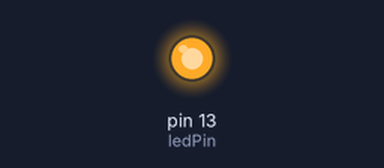
A sketch run on a simulated Arduino Uno, built with avr-gcc and run on an emulated ATmega328P. On the bench: output pins drawn as LEDs (lit = HIGH).

Above: at 0.9 s.
At 3.6 s:
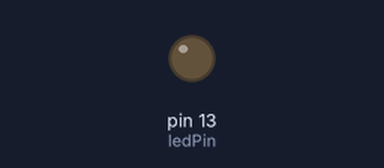
Timing chart, 0 to 4.1 s (numbered marks = the images above):
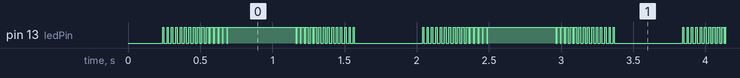

Measured:
- by itself, pin 13 (ledPin): repeats every 1.8 s: HIGH 0.47 s, 14 × (LOW 0.01 s, HIGH 0.02 s), LOW 0.47 s, 15 × (HIGH 0.01 s, LOW 0.02 s)

The sketch:

Smooth_flashing.ino
```cpp
// пин для встроенного светодиода (13 на Arduino UNO)
int ledPin = 13;
// начальная яркость
int brightness = 0;
// величина изменения яркости
int fadeAmount = 1;

void setup() {
  pinMode(ledPin, OUTPUT);
}

void loop() {
  megay();
}

void megay() {
  // включаем светодиод
  digitalWrite(ledPin, HIGH);
  // ждем в течение времени, равного текущей яркости
  delay(brightness);
  // выключаем светодиод
  digitalWrite(ledPin, LOW);
  // ждем оставшееся время
  delay(30 - brightness);
  // изменяем яркость
  brightness = brightness + fadeAmount;
  // если достигли минимальной или максимальной яркости, меняем направление изменения
  if (brightness <= 0 || brightness >= 30) {
    fadeAmount = -fadeAmount;
  }
}
```
